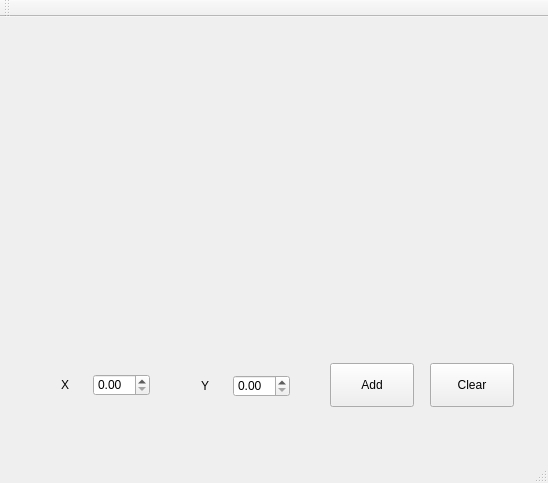
<?xml version="1.0" encoding="UTF-8"?>
<ui version="4.0">
 <class>MainWindow</class>
 <widget class="QMainWindow" name="MainWindow">
  <property name="geometry">
   <rect>
    <x>0</x>
    <y>0</y>
    <width>548</width>
    <height>483</height>
   </rect>
  </property>
  <property name="windowTitle">
   <string>MainWindow</string>
  </property>
  <widget class="QWidget" name="centralWidget">
   <widget class="QCustomPlot" name="plot" native="true">
    <property name="geometry">
     <rect>
      <x>11</x>
      <y>11</y>
      <width>529</width>
      <height>329</height>
     </rect>
    </property>
    <property name="sizePolicy">
     <sizepolicy hsizetype="Preferred" vsizetype="Preferred">
      <horstretch>0</horstretch>
      <verstretch>0</verstretch>
     </sizepolicy>
    </property>
   </widget>
   <widget class="QPushButton" name="btn_clear">
    <property name="geometry">
     <rect>
      <x>430</x>
      <y>346</y>
      <width>84</width>
      <height>44</height>
     </rect>
    </property>
    <property name="text">
     <string>Clear</string>
    </property>
   </widget>
   <widget class="QPushButton" name="btn_add">
    <property name="geometry">
     <rect>
      <x>330</x>
      <y>346</y>
      <width>84</width>
      <height>44</height>
     </rect>
    </property>
    <property name="text">
     <string>Add</string>
    </property>
   </widget>
   <widget class="QWidget" name="">
    <property name="geometry">
     <rect>
      <x>190</x>
      <y>347</y>
      <width>111</width>
      <height>44</height>
     </rect>
    </property>
    <layout class="QHBoxLayout" name="horizontalLayout">
     <item>
      <widget class="QLabel" name="label_2">
       <property name="text">
        <string>Y</string>
       </property>
      </widget>
     </item>
     <item>
      <widget class="QDoubleSpinBox" name="bx_y"/>
     </item>
    </layout>
   </widget>
   <widget class="QWidget" name="">
    <property name="geometry">
     <rect>
      <x>50</x>
      <y>346</y>
      <width>111</width>
      <height>44</height>
     </rect>
    </property>
    <layout class="QHBoxLayout" name="horizontalLayout_2">
     <item>
      <widget class="QLabel" name="label">
       <property name="text">
        <string>X</string>
       </property>
      </widget>
     </item>
     <item>
      <widget class="QDoubleSpinBox" name="bx_x"/>
     </item>
    </layout>
   </widget>
  </widget>
  <widget class="QMenuBar" name="menuBar">
   <property name="geometry">
    <rect>
     <x>0</x>
     <y>0</y>
     <width>548</width>
     <height>40</height>
    </rect>
   </property>
  </widget>
  <widget class="QToolBar" name="mainToolBar">
   <attribute name="toolBarArea">
    <enum>TopToolBarArea</enum>
   </attribute>
   <attribute name="toolBarBreak">
    <bool>false</bool>
   </attribute>
  </widget>
  <widget class="QStatusBar" name="statusBar"/>
 </widget>
 <layoutdefault spacing="6" margin="11"/>
 <customwidgets>
  <customwidget>
   <class>QCustomPlot</class>
   <extends>QWidget</extends>
   <header>qcustomplot.h</header>
   <container>1</container>
  </customwidget>
 </customwidgets>
 <resources/>
 <connections/>
</ui>
